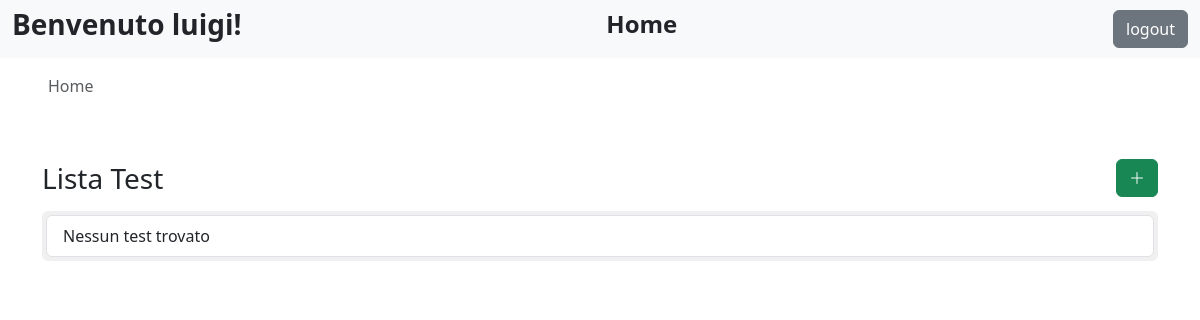
Page /docenti.php (signed in) on the earlier database version.
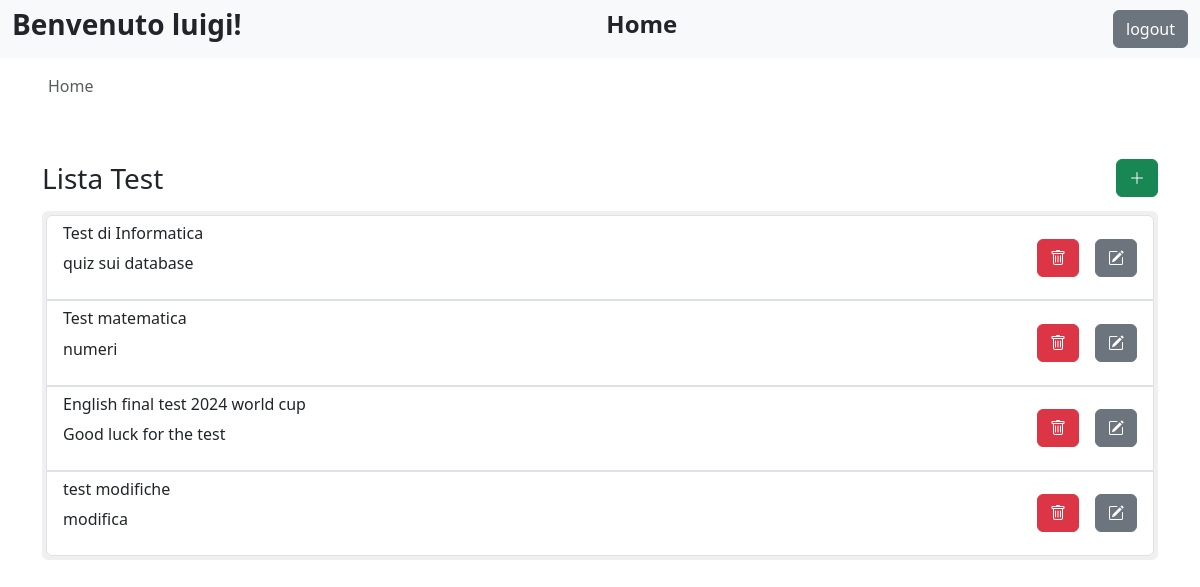
Same page on the later database version.
### tables this page shows
CREATE TABLE IF NOT EXISTS `test` (
  `id` int(11) NOT NULL,
  `titolo` varchar(255) NOT NULL,
  `descrizione` text DEFAULT NULL,
  `creato_da` int(11) DEFAULT NULL
);

### docenti.php (the view, shortened to what this page needs)
<?php
    include "include/db.php";
    $sql = "SELECT id, titolo, descrizione FROM test WHERE creato_da = ?";
    $stmt = $conn->prepare($sql);
    $stmt->bind_param("i", $_SESSION["user_id"]);
    $stmt->execute();
    $result = $stmt->get_result();
?>
<!DOCTYPE html>
<html lang="en">
<head>
    <link href="https://cdn.jsdelivr.net/npm/bootstrap@5.3.0-alpha1/dist/css/bootstrap.min.css" rel="stylesheet">
    <link href="https://cdn.jsdelivr.net/npm/bootstrap-icons/font/bootstrap-icons.css" rel="stylesheet">
</head>
<body>
    <nav class="navbar navbar-expand-lg navbar-light bg-light">
        <div class="container-fluid d-flex justify-content-between">
            <h3 class="fw-bold">Benvenuto <?php echo $_SESSION["username"]; ?>!</h3>
            <h4 class="fw-bold text-center" style="transform: translateX(-50%);">Home</h4>
            <form class="d-flex" method="POST" action="php/do_logout.php">
                <input class="btn btn-secondary ms-auto" type="submit" id="logout" name="logout" value="logout">
            </form>
        </div>
    </nav>
    <div class="ms-5 mt-3">
    <nav aria-label="breadcrumb">
    <ol class="breadcrumb">
        <li class="breadcrumb-item active" aria-current="page">Home</li>
    </ol>
    </nav>
    </div>
    <div class="container mt-5">
        <div class="d-flex justify-content-between">
            <h3 class="my-3">Lista Test</h3>
            <a href="creaTest.php" class="my-auto">
                <button class="btn btn-success my-auto"><i class="bi bi-plus-lg"></i></button>
            </a>
        </div>
        <div>
            <ul class="list-group p-1" style="background-color: #f0f0f0;">
            <?php
                if ($result->num_rows > 0) {
                    while ($row = $result->fetch_assoc()) {
                        echo '<li class="list-group-item list-group-item-action d-flex justify-content-between border">';
                        echo '<div>';
                        echo '<h6>' . htmlspecialchars($row['titolo']) . '</h6>';
                        echo '<p>' . htmlspecialchars($row['descrizione']) . '</p>';
                        echo '</div>';
                        echo '<div class="my-auto d-flex gap-3">';
                        echo '<a href="#" class="btn btn-danger" onclick="return confirmDelete(' . $row['id'] . ')"><i class="bi bi-trash"></i></a>';
                        echo '<a class="btn btn-secondary" href="modificaTest.php?id_test='.$row["id"].'"><i class="bi bi-pencil-square"></i></a>';
                        echo '</div>';
                        echo '</li>';
                    }
                } else {
                    echo '<li class="list-group-item">Nessun test trovato</li>';
                }
                ?>
            </ul>
        </div>
    </div>
</body>
</html>

Differences in the rows shown:
now on this page (row edited): test: titolo "Test di Informatica", descrizione "quiz sui database"
now on this page (row edited): test: titolo "Test matematica", descrizione "numeri"
added test: titolo "English final test 2024 world cup", descrizione "Good luck for the test"
added test: titolo "test modifiche", descrizione "modifica"
Other differences:
text no longer shown: "Nessun test trovato"
